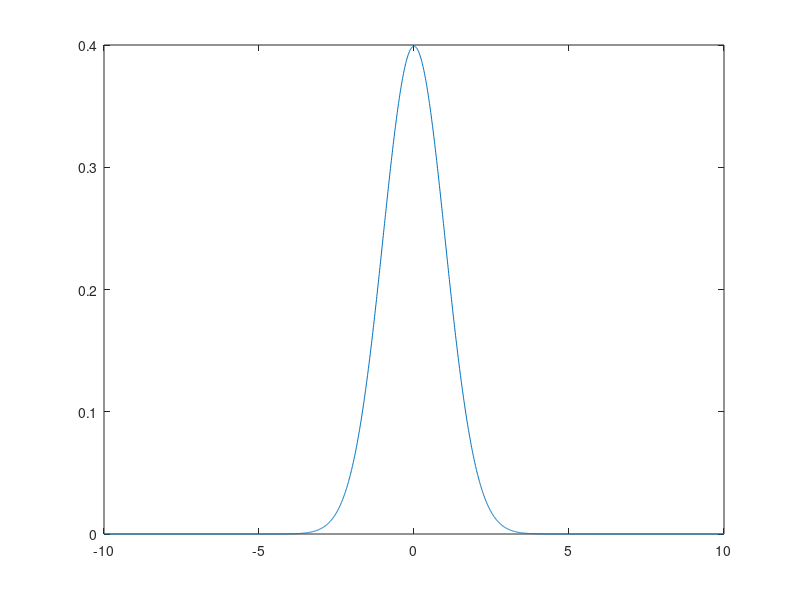

Source code (MATLAB):
%% normal distribution

clear all
x=[-10:0.01:10] ;
y=exp(-x.^2./2) ./ (2*pi)^0.5 ;
plot(x,y)
sum(y)
sum(y) *0.01

return